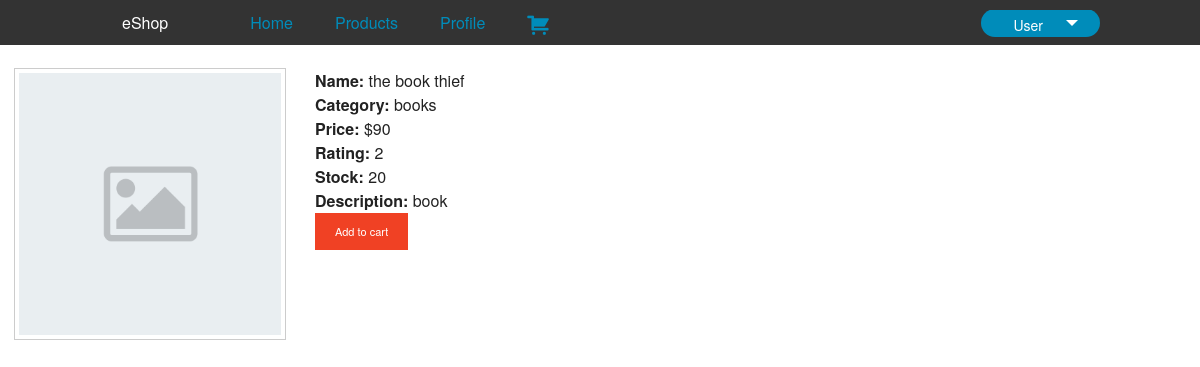
Page /summary.php?id=1 on the committed database.
### tables this page shows
CREATE TABLE IF NOT EXISTS `products` (
  `id` int(11) NOT NULL,
  `catId` int(11) NOT NULL,
  `pName` varchar(50) NOT NULL,
  `description` varchar(200) NOT NULL,
  `price` double NOT NULL,
  `photo` varchar(200) DEFAULT NULL,
  `rating` int(11) NOT NULL DEFAULT '0',
  `stock` int(11) NOT NULL
);

CREATE TABLE IF NOT EXISTS `categories` (
  `id` int(11) NOT NULL,
  `catName` varchar(50) NOT NULL
);

### helper.php (called while the page is built, shortened)
<?php
	function getProduct($id) {
		$fetch_sql = "SELECT * FROM products WHERE id = '" . $id . "'";
		$res = mysql_query($fetch_sql);
		$product = array();
		if ($res) {
			$product = mysql_fetch_assoc($res);
		}
		else {
			die("Error");
		}
		return $product;
	}
?>

### summary.php (the view, shortened to what this page needs)
<!DOCTYPE html>
<html>
<head>
  <link rel="stylesheet" href="css/foundation.css">
  <link rel="stylesheet" href="css/normalize.css">
  <link rel="stylesheet" href="css/font-awesome.css">
  <link rel="stylesheet" href="css/foundation-icons.css">
</head>
<body>
  <?php
    include('helper.php');
  ?>
    <div class="contain-to-grid sticky">
      <nav style="color: white;" class="top-bar" data-topbar role="navigation" data-options="sticky_on: large">
        <ul class="inline-list" style="margin-top: 10px;">
          <li style="padding-right: 60px;"><a style="color: white;" href="#">eShop</a></li>
          <li style="padding-right: 20px;"><a href="#
            ">Home</a></li>
          <li style="padding-right: 20px;"><a href="productshome.php">Products</a></li>
          <li style="padding-right: 20px;"><a href="#">Profile</a></li>
          <li style="margin-top: -7.5px; font-size: 26px;"><a href="#"><i class="fi-shopping-cart"></i></a></li>
          <li style="margin-top: -10px; float: right;">
            <button href="#" data-dropdown="drop1" aria-controls="drop1" aria-expanded="false" class="button round dropdown">User</button><br>
          </li>
        </ul>
      </nav>
    </div>
    <br>
  <div class="small-3 columns">
    <?php
      echo "<a class=\"th\" href=\"#\"><img src=\"img/default-placeholder.png\"></a>";
    ?>
  </div>
  <div style="margin-left: 0px;" class="small-4 columns">
    <?php
      if ($_GET) {
        $product = getProduct($_GET['id']);
        echo "<b>Name: </b>" . $product['pName'] . "<br>";
        $select_cat_sql = "SELECT * FROM categories WHERE id = '" . $product['catId'] . "'";
    		$res = mysql_query($select_cat_sql);
        $cat = mysql_fetch_assoc($res);
        echo "<b>Category: </b>" . $cat['catName'] . "<br>";
        echo "<b>Price: </b>$" . $product['price'] . "<br>";
        echo "<b>Rating: </b>" . $product['rating'] . "<br>";
        echo "<b>Stock: </b>" . $product['stock'] . "<br>";
        echo "<b>Description: </b>" . $product['description'] . "<br>";
        if ($product['stock'] > 0) {
          echo "<a href=\"addToCart.php?id={$product['id']}\" class=\"button tiny alert\">Add to cart</a></li>";
        }
        else {
          echo "<a class=\"button tiny disabled\">Add to cart</a></li>";
        }
      }
    ?>
  </div>
</body>
</html>

### rows in the picture
products: pName "the book thief", price "90", rating "2", stock "20", description "book"
categories: catName "books"
